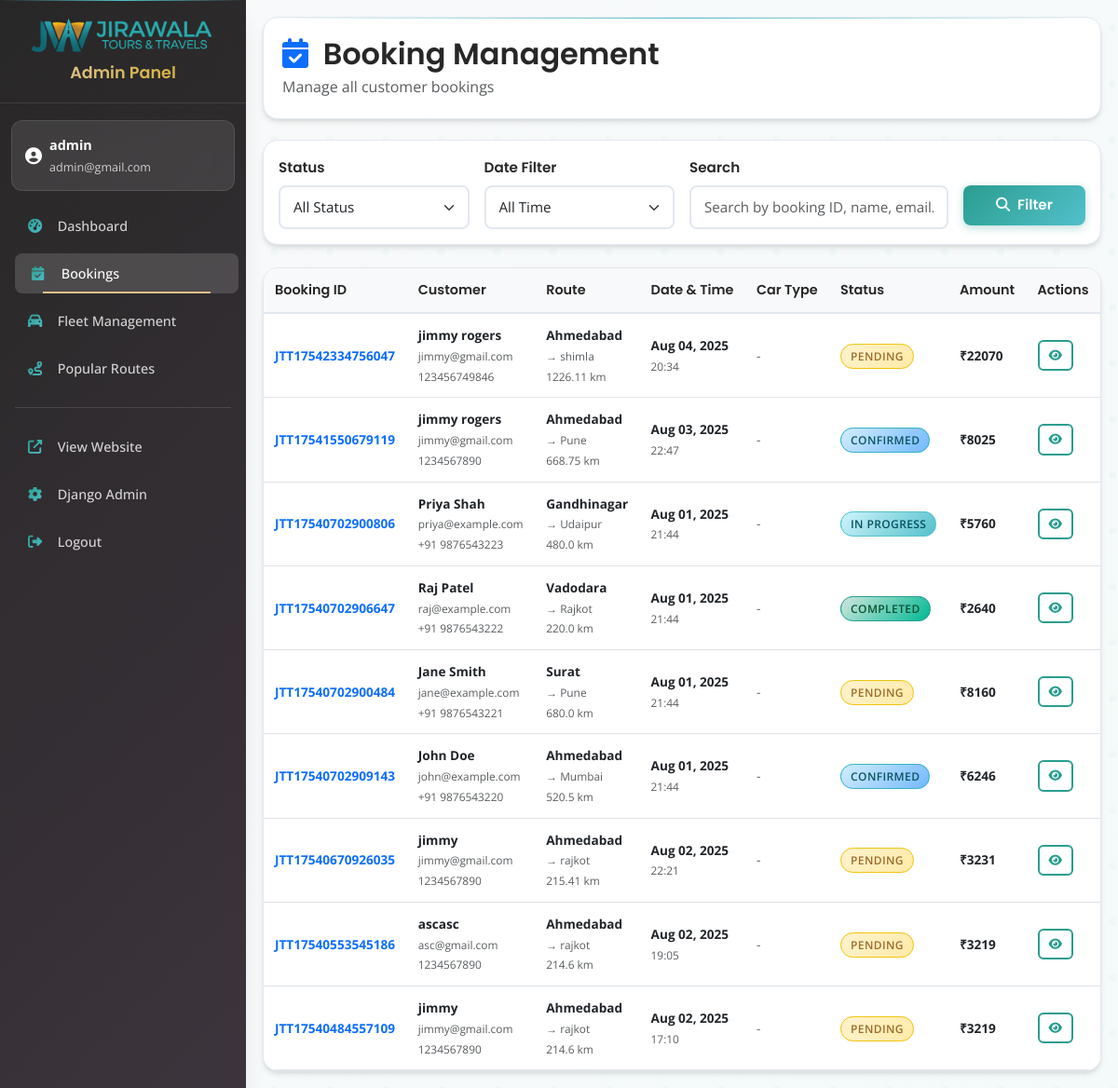
/admin-panel/bookings/ (signed in), run on the app's committed database.
### booking/models.py (models this page shows, shortened)
class Inquiry(models.Model):
    TRIP_CHOICES = [
        ("one-way", "One Way"),
        ("round-trip", "Round Trip"),
        ("city", "City Roaming"),
    ]
    STATUS_CHOICES = [
        ('pending', 'Pending'),
        ('confirmed', 'Confirmed'),
        ('in_progress', 'In Progress'),
        ('completed', 'Completed'),
        ('cancelled', 'Cancelled'),
    ]
    name = models.CharField(max_length=100)
    email = models.EmailField(validators=[EmailValidator()])
    number = models.CharField(max_length=15)
    origin = models.CharField(max_length=100, help_text="Pickup location")
    destination = models.CharField(max_length=100, help_text="Drop-off location")
    datetime = models.DateTimeField(help_text="Pickup date and time")
    return_datetime = models.DateTimeField(null=True, blank=True, help_text="Return date and time (for round trips)")
    car_type = models.ForeignKey(CarType, on_delete=models.SET_NULL, null=True)
    assigned_car = models.ForeignKey(Car, on_delete=models.SET_NULL, null=True, blank=True)
    trip_type = models.CharField(max_length=20, choices=TRIP_CHOICES, default='one-way')
    distance_km = models.DecimalField(max_digits=5, decimal_places=2)
    price = models.DecimalField(max_digits=8, decimal_places=2)
    special_requests = models.TextField(blank=True, null=True)
    status = models.CharField(max_length=20, choices=STATUS_CHOICES, default='pending')
    booking_id = models.CharField(max_length=20, unique=True, help_text="Unique booking identifier")
    created_at = models.DateTimeField(auto_now_add=True)
    updated_at = models.DateTimeField(auto_now=True)
    is_active = models.BooleanField(default=True)
    admin_notes = models.TextField(blank=True, null=True, help_text="Internal notes for admin use")
    class Meta:
        ordering = ['-created_at']
        verbose_name = "Booking Inquiry"
        verbose_name_plural = "Booking Inquiries"

### booking/views.py (the view, shortened to what this page needs)
# urls.py: path('admin-panel/bookings/', custom_admin_bookings, name='custom_admin_bookings'),
@login_required
@user_passes_test(is_admin_user)
def custom_admin_bookings(request):
    try:
        status_filter = request.GET.get('status', '')
        search_query = request.GET.get('search', '')
        date_filter = request.GET.get('date_filter', '')
        where_conditions = []
        params = []
        if status_filter:
            where_conditions.append("status = %s")
            params.append(status_filter)
        where_clause = ""
        if where_conditions:
            where_clause = "WHERE " + " AND ".join(where_conditions)
        count_query = "SELECT COUNT(*) FROM booking_inquiry {}".format(where_clause)
        with connection.cursor() as cursor:
            cursor.execute(count_query, params)
            total_count = cursor.fetchone()[0]
        page_number = int(request.GET.get('page', 1))
        per_page = 20
        offset = (page_number - 1) * per_page
        bookings_query = """
            SELECT
                id, booking_id, name, email, number, origin, destination,
                datetime, return_datetime, status,
                CAST(price AS DECIMAL(10,2)) as safe_price,
                CAST(distance_km AS DECIMAL(8,2)) as safe_distance,
                trip_type, created_at, updated_at
            FROM booking_inquiry
            {}
            ORDER BY created_at DESC
            LIMIT %s OFFSET %s
        """.format(where_clause)
        params.extend([per_page, offset])
        bookings = []
        with connection.cursor() as cursor:
            cursor.execute(bookings_query, params)
            raw_bookings = cursor.fetchall()
            for row in raw_bookings:
                try:
                    booking_data = {
                        'id': row[0],
                        'booking_id': str(row[1]) if row[1] else '',
                        'name': str(row[2]) if row[2] else '',
                        'email': str(row[3]) if row[3] else '',
                        'number': str(row[4]) if row[4] else '',
                        'origin': str(row[5]) if row[5] else '',
                        'destination': str(row[6]) if row[6] else '',
                        'datetime': row[7],
                        'return_datetime': row[8],
                        'status': str(row[9]) if row[9] else 'pending',
                        'price': float(row[10]) if row[10] is not None else 0,
                        'distance_km': float(row[11]) if row[11] is not None else 0,
                        'trip_type': str(row[12]) if row[12] else 'one-way',
                        'created_at': row[13],
                        'updated_at': row[14],
                    }
                    status_choices = dict(Inquiry.STATUS_CHOICES)
                    trip_choices = dict(Inquiry.TRIP_CHOICES)
                    booking_data['get_status_display'] = status_choices.get(booking_data['status'], booking_data['status'].title())
                    booking_data['get_trip_type_display'] = trip_choices.get(booking_data['trip_type'], booking_data['trip_type'].title())
                    bookings.append(booking_data)
                except Exception as booking_error:
                    logger.error("Error processing booking {}: {}".format(row[0], str(booking_error)))
                    continue
        total_pages = (total_count + per_page - 1) // per_page
        has_previous = page_number > 1
        has_next = page_number < total_pages
        class PageObj:
            def __init__(self, bookings, page_number, total_pages, has_previous, has_next, total_count):
                self.object_list = bookings
                self.number = page_number
                self.has_previous = has_previous
                self.has_next = has_next
                self.previous_page_number = page_number - 1 if has_previous else None
                self.next_page_number = page_number + 1 if has_next else None
                class PaginatorLike:
                    def __init__(self, num_pages, count):
                        self.num_pages = num_pages
                        self.count = count
                self.paginator = PaginatorLike(total_pages, total_count)
            def __iter__(self):
                return iter(self.object_list)
        page_obj = PageObj(bookings, page_number, total_pages, has_previous, has_next, total_count)
        context = {
            'page_obj': page_obj,
            'status_filter': status_filter,
            'search_query': search_query,
            'date_filter': date_filter,
            'status_choices': Inquiry.STATUS_CHOICES,
        }
        return render(request, 'custom_admin/bookings.html', context)
    except Exception as e:
        logger.error("Error in admin bookings view: {}".format(str(e)))
        logger.error("Traceback: {}".format(traceback.format_exc()))
        class EmptyPageObj:
            def __init__(self):
                self.object_list = []
                self.number = 1
                self.has_previous = False
                self.has_next = False
                self.previous_page_number = None
                self.next_page_number = None
                class PaginatorLike:
                    def __init__(self):
                        self.num_pages = 1
                        self.count = 0
                self.paginator = PaginatorLike()
            def __iter__(self):
                """Make the EmptyPageObj itself iterable for templates"""
                return iter(self.object_list)
        context = {
            'page_obj': EmptyPageObj(),
            'status_filter': '',
            'search_query': '',
            'date_filter': '',
            'status_choices': Inquiry.STATUS_CHOICES,
        }
        messages.error(request, 'Error loading bookings data. Please check the server logs.')
        return render(request, 'custom_admin/bookings.html', context)

### booking/views.py (called while the page is built)
def is_admin_user(user):
    return user.is_authenticated and (user.is_superuser or user.is_staff)

### templates/custom_admin/bookings.html (shortened to what this page needs)
{% extends 'custom_admin/base.html' %}
{% block content %}
<div class="page-header">
    <div class="d-flex justify-content-between align-items-center">
        <div>
            <h2 class="mb-1">
                <i class="fas fa-calendar-check text-primary me-2"></i>
                Booking Management
            </h2>
            <p class="text-muted mb-0">Manage all customer bookings</p>
        </div>
    </div>
</div>
<div class="card mb-4">
    <div class="card-body">
        <form method="get" class="row g-3">
            <div class="col-md-3">
                <label class="form-label">Status</label>
                <select name="status" class="form-select">
                    <option value="">All Status</option>
                </select>
            </div>
            <div class="col-md-3">
                <label class="form-label">Date Filter</label>
                <select name="date_filter" class="form-select">
                    <option value="">All Time</option>
                </select>
            </div>
            <div class="col-md-4">
                <label class="form-label">Search</label>
                <input type="text" name="search" class="form-control"
                       placeholder="Search by booking ID, name, email..."
                       value="{{ search_query }}">
            </div>
            <div class="col-md-2">
                <label class="form-label">&nbsp;</label>
                <button type="submit" class="btn btn-primary d-block w-100">
                    <i class="fas fa-search me-1"></i>
                    Filter
                </button>
            </div>
        </form>
    </div>
</div>
<div class="table-card">
    <div class="table-responsive">
        <table class="table table-hover mb-0">
            <thead class="table-light">
                <tr>
                    <th>Booking ID</th>
                    <th>Customer</th>
                    <th>Route</th>
                    <th>Date & Time</th>
                    <th>Car Type</th>
                    <th>Status</th>
                    <th>Amount</th>
                    <th>Actions</th>
                </tr>
            </thead>
            <tbody>
                {% for booking in page_obj %}
                <tr>
                    <td>
                        <strong class="text-primary">{{ booking.booking_id }}</strong>
                    </td>
                    <td>
                        <div>
                            <strong>{{ booking.name }}</strong><br>
                            <small class="text-muted">{{ booking.email }}</small><br>
                            <small class="text-muted">{{ booking.number }}</small>
                        </div>
                    </td>
                    <td>
                        <div>
                            <strong>{{ booking.origin }}</strong><br>
                            <small class="text-muted">→ {{ booking.destination }}</small><br>
                            <small class="text-muted">{{ booking.distance_km }} km</small>
                        </div>
                    </td>
                    <td>
                        <div>
                            <strong>{{ booking.datetime|date:"M d, Y" }}</strong><br>
                            <small class="text-muted">{{ booking.datetime|time:"H:i" }}</small>
                        </div>
                    </td>
                    <td>
                        {% if booking.car_type %}
                            <span class="badge bg-secondary">{{ booking.car_type.name }}</span>
                        {% else %}
                            <span class="text-muted">-</span>
                        {% endif %}
                    </td>
                    <td>
                        <span class="status-badge status-{{ booking.status }}">
                            {{ booking.get_status_display }}
                        </span>
                    </td>
                    <td>
                        <strong>₹{{ booking.price|floatformat:0 }}</strong>
                    </td>
                    <td>
                        <a href="{% url 'custom_admin_booking_detail' booking.id %}"
                           class="btn btn-sm btn-outline-primary" title="View Details">
                            <i class="fas fa-eye"></i>
                        </a>
                    </td>
                </tr>
                {% endfor %}
            </tbody>
        </table>
    </div>
</div>
{% endblock %}

### templates/custom_admin/base.html (shortened to what this page needs)
<!DOCTYPE html>
{% load static %}
<html lang="en">
<head>
    <link href="https://cdn.jsdelivr.net/npm/bootstrap@5.3.0/dist/css/bootstrap.min.css" rel="stylesheet">
    <link href="https://cdnjs.cloudflare.com/ajax/libs/font-awesome/6.4.0/css/all.min.css" rel="stylesheet">
</head>
<body>
    <div class="d-flex">
        <div class="sidebar">
            <a href="{% url 'custom_admin_dashboard' %}" class="brand-logo">
                <img src="/static/img/JiraWala1-nobg-blue.png" alt="Jirawala Tours & Travels" class="sidebar-logo">
                <span class="brand-text">Admin Panel</span>
            </a>
            {% if user.is_authenticated %}
            <div class="user-info">
                <div class="d-flex align-items-center">
                    <div>
                        <div class="fw-bold">{{ user.first_name|default:user.username }}</div>
                        <small class="opacity-75">{{ user.email }}</small>
                    </div>
                </div>
            </div>
            {% endif %}
            <nav class="nav flex-column">
                <a class="nav-link {% if request.resolver_match.url_name == 'custom_admin_dashboard' %}active{% endif %}"
                   href="{% url 'custom_admin_dashboard' %}">
                    <i class="fas fa-tachometer-alt"></i> Dashboard
                </a>
                <a class="nav-link {% if 'booking' in request.resolver_match.url_name %}active{% endif %}"
                   href="{% url 'custom_admin_bookings' %}">
                    <i class="fas fa-calendar-check"></i> Bookings
                </a>
                <a class="nav-link {% if request.resolver_match.url_name == 'custom_admin_cars' %}active{% endif %}"
                   href="{% url 'custom_admin_cars' %}">
                    <i class="fas fa-car"></i> Fleet Management
                </a>
                <a class="nav-link {% if request.resolver_match.url_name == 'custom_admin_routes' %}active{% endif %}"
                   href="{% url 'custom_admin_routes' %}">
                    <i class="fas fa-route"></i> Popular Routes
                </a>
                <hr class="text-white-50 mx-3">
                <a class="nav-link" href="{% url 'home' %}" target="_blank">
                    <i class="fas fa-external-link-alt"></i> View Website
                </a>
                <a class="nav-link" href="/admin/" target="_blank">
                    <i class="fas fa-cog"></i> Django Admin
                </a>
                <a class="nav-link" href="{% url 'custom_admin_logout' %}">
                    <i class="fas fa-sign-out-alt"></i> Logout
                </a>
            </nav>
        </div>
        <div class="main-content flex-grow-1">
            {% block content %}
            {% endblock %}
        </div>
    </div>
</body>
</html>

### data on the page
Inquiry: booking_id "JTT17542334756047", name "jimmy rogers", email "jimmy@gmail.com", number "123456749846", origin "Ahmedabad", destination "shimla", distance_km "1226.11", datetime "Aug 04, 2025", datetime "20:34", status "PENDING", price "22070"
Inquiry: booking_id "JTT17541550679119", name "jimmy rogers", email "jimmy@gmail.com", number "1234567890", origin "Ahmedabad", destination "Pune", distance_km "668.75", datetime "Aug 03, 2025", datetime "22:47", status "CONFIRMED", price "8025"
Inquiry: booking_id "JTT17540702900806", name "Priya Shah", email "priya@example.com", number "+91 9876543223", origin "Gandhinagar", destination "Udaipur", distance_km "480.0", datetime "Aug 01, 2025", datetime "21:44", status "IN PROGRESS", price "5760"
Inquiry: booking_id "JTT17540702906647", name "Raj Patel", email "raj@example.com", number "+91 9876543222", origin "Vadodara", destination "Rajkot", distance_km "220.0", datetime "Aug 01, 2025", datetime "21:44", status "COMPLETED", price "2640"
Inquiry: booking_id "JTT17540702900484", name "Jane Smith", email "jane@example.com", number "+91 9876543221", origin "Surat", destination "Pune", distance_km "680.0", datetime "Aug 01, 2025", datetime "21:44", status "PENDING", price "8160"
Inquiry: booking_id "JTT17540702909143", name "John Doe", email "john@example.com", number "+91 9876543220", origin "Ahmedabad", destination "Mumbai", distance_km "520.5", datetime "Aug 01, 2025", datetime "21:44", status "CONFIRMED", price "6246"
Inquiry: booking_id "JTT17540670926035", name "jimmy", email "jimmy@gmail.com", number "1234567890", origin "Ahmedabad", destination "rajkot", distance_km "215.41", datetime "Aug 02, 2025", datetime "22:21", status "PENDING", price "3231"
Inquiry: booking_id "JTT17540553545186", name "ascasc", email "asc@gmail.com", number "1234567890", origin "Ahmedabad", destination "rajkot", distance_km "214.6", datetime "Aug 02, 2025", datetime "19:05", status "PENDING", price "3219"
Inquiry: booking_id "JTT17540484557109", name "jimmy", email "jimmy@gmail.com", number "1234567890", origin "Ahmedabad", destination "rajkot", distance_km "214.6", datetime "Aug 02, 2025", datetime "17:10", status "PENDING", price "3219"

### other printed values
{{ user.first_name|default:user.username }} "admin"
{{ user.email }} "admin@gmail.com"
